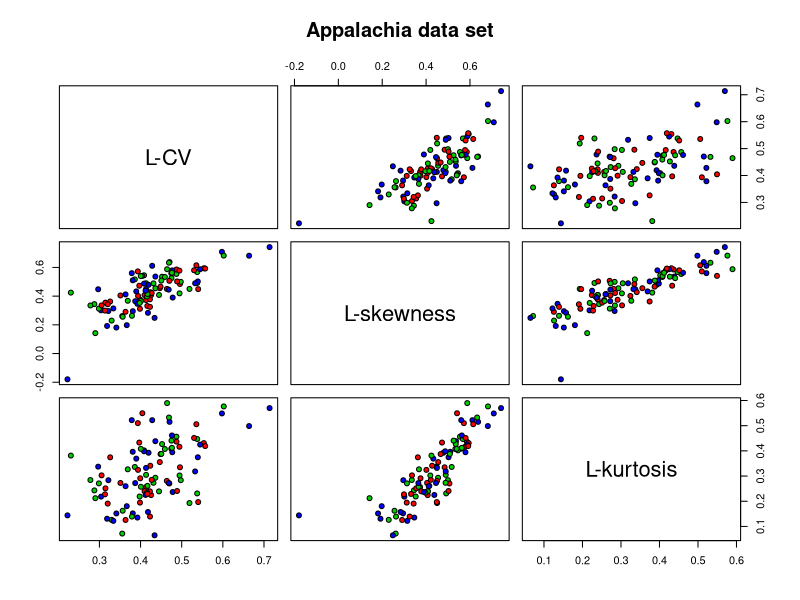
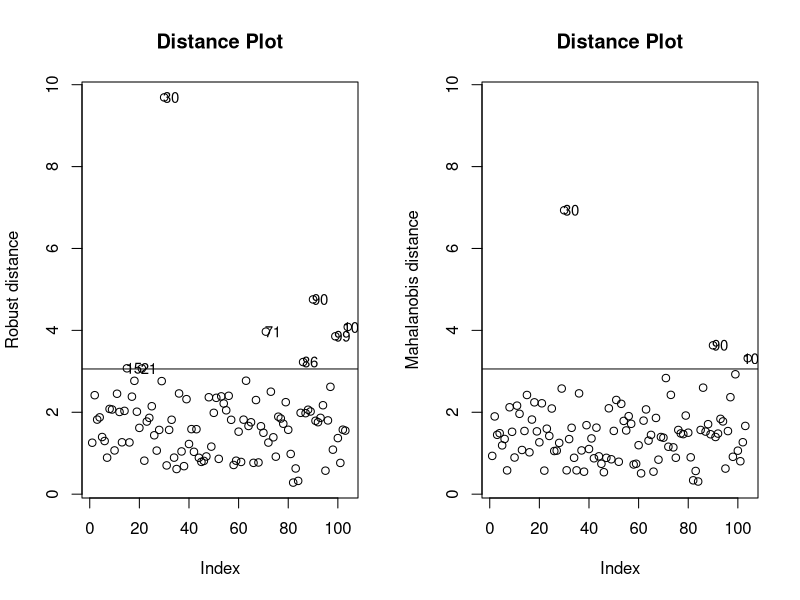
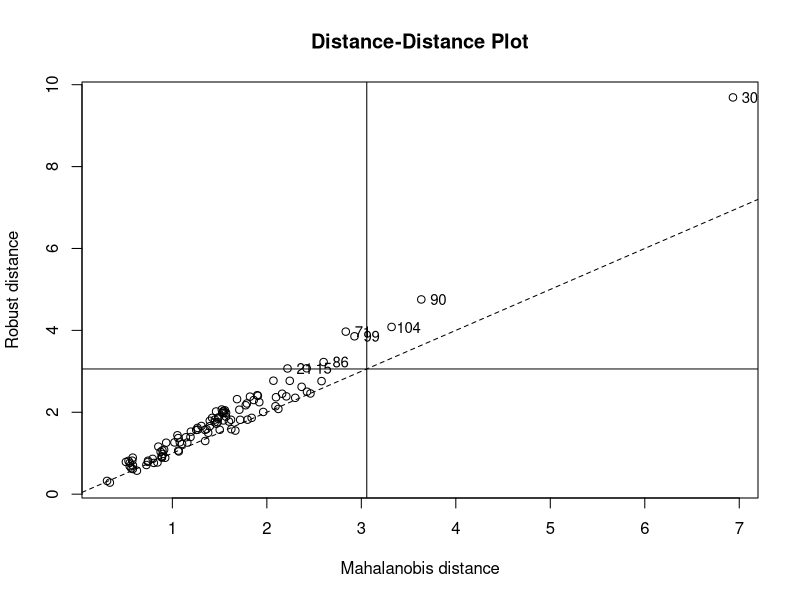

Recreate these plots in R, in order.
library(rrcov)


### Name: Appalachia
### Title: Annual maximum streamflow in central Appalachia
### Aliases: Appalachia
### Keywords: datasets

### ** Examples

    data(Appalachia)

    # plot a matrix of scatterplots
    pairs(Appalachia,
          main="Appalachia data set",
          pch=21,
          bg=c("red", "green3", "blue"))

    mcd<-CovMcd(Appalachia)
    mcd
    plot(mcd, which="dist", class=TRUE)
    plot(mcd, which="dd", class=TRUE)

    ##  identify the discordant sites using robust distances and compare 
    ##  to the classical ones
    mcd <- CovMcd(Appalachia)
    rd <- sqrt(getDistance(mcd))
    ccov <- CovClassic(Appalachia)
    cd <- sqrt(getDistance(ccov))
    r.out <- which(rd > sqrt(qchisq(0.975,3)))
    c.out <- which(cd > sqrt(qchisq(0.975,3)))
    cat("Robust: ", length(r.out), " outliers: ", r.out,"\n")
    cat("Classical: ", length(c.out), " outliers: ", c.out,"\n")
